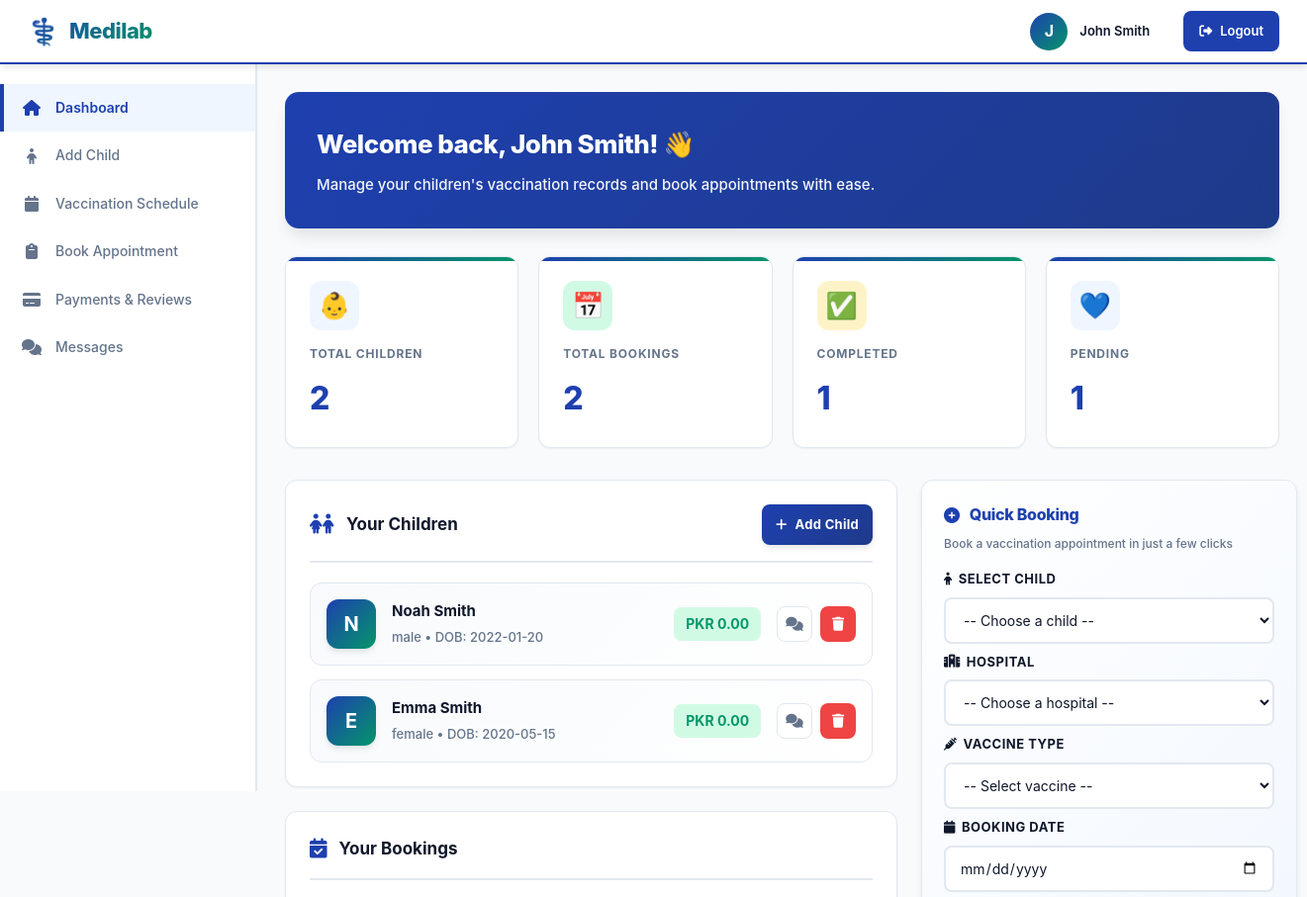
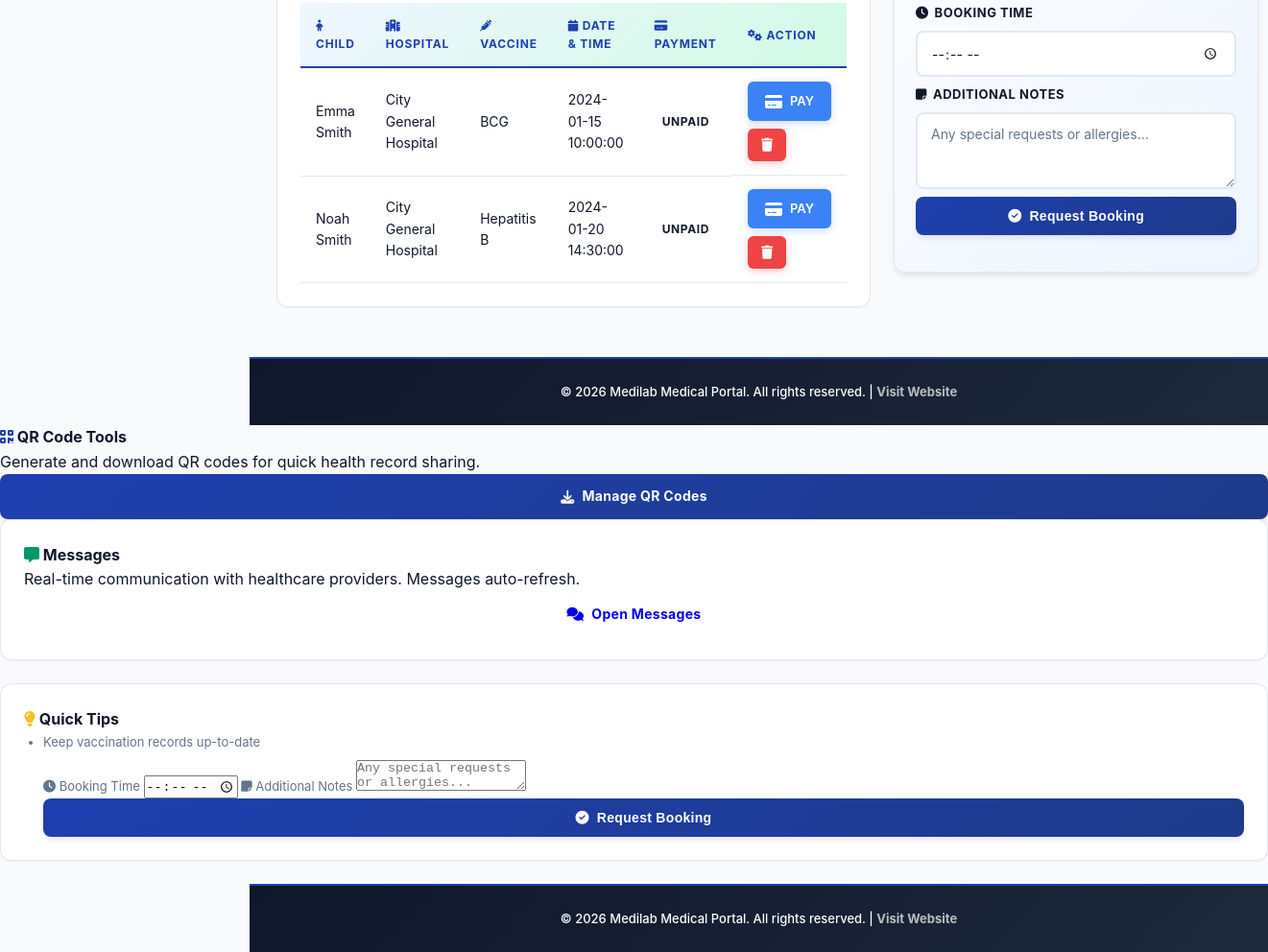
Screenshot of /forms/parent.php (signed in) with the database file from the repository (2 pictures, top to bottom).
### tables this page shows
CREATE TABLE IF NOT EXISTS parents (
    id INT AUTO_INCREMENT PRIMARY KEY,
    name VARCHAR(100) NOT NULL,
    email VARCHAR(100) UNIQUE NOT NULL,
    password VARCHAR(255) NOT NULL,
    phone VARCHAR(20),
    created_at TIMESTAMP DEFAULT CURRENT_TIMESTAMP,
    updated_at TIMESTAMP DEFAULT CURRENT_TIMESTAMP ON UPDATE CURRENT_TIMESTAMP
);

CREATE TABLE IF NOT EXISTS children (
    id INT AUTO_INCREMENT PRIMARY KEY,
    parent_id INT NOT NULL,
    name VARCHAR(100) NOT NULL,
    date_of_birth DATE NOT NULL,
    gender ENUM('male', 'female', 'other') NOT NULL,
    created_at TIMESTAMP DEFAULT CURRENT_TIMESTAMP,
    updated_at TIMESTAMP DEFAULT CURRENT_TIMESTAMP ON UPDATE CURRENT_TIMESTAMP,
    FOREIGN KEY (parent_id) REFERENCES parents(id) ON DELETE CASCADE
);

CREATE TABLE IF NOT EXISTS bookings (
    id INT AUTO_INCREMENT PRIMARY KEY,
    parent_id INT NOT NULL,
    hospital_id INT NOT NULL,
    child_id INT NOT NULL,
    vaccine_type VARCHAR(50) NOT NULL,
    booking_date DATE NOT NULL,
    booking_time TIME NOT NULL,
    status ENUM('pending', 'approved', 'completed', 'cancelled') DEFAULT 'pending',
    notes TEXT,
    created_at TIMESTAMP DEFAULT CURRENT_TIMESTAMP,
    updated_at TIMESTAMP DEFAULT CURRENT_TIMESTAMP ON UPDATE CURRENT_TIMESTAMP,
    FOREIGN KEY (parent_id) REFERENCES parents(id) ON DELETE CASCADE,
    FOREIGN KEY (hospital_id) REFERENCES hospitals(id) ON DELETE CASCADE,
    FOREIGN KEY (child_id) REFERENCES children(id) ON DELETE CASCADE
);

CREATE TABLE IF NOT EXISTS hospitals (
    id INT AUTO_INCREMENT PRIMARY KEY,
    name VARCHAR(100) NOT NULL,
    email VARCHAR(100) UNIQUE NOT NULL,
    password VARCHAR(255) NOT NULL,
    phone VARCHAR(20),
    address TEXT,
    created_at TIMESTAMP DEFAULT CURRENT_TIMESTAMP,
    updated_at TIMESTAMP DEFAULT CURRENT_TIMESTAMP ON UPDATE CURRENT_TIMESTAMP
);

### forms/parent.php (the view, shortened to what the rows shown need)
<?php
include 'connection.php';
$parent_id = (int)$_SESSION['parent_id'];
$stmt = $conn->prepare("SELECT id,name,email,phone FROM parents WHERE id=? LIMIT 1");
$stmt->bind_param("i", $parent_id);
$stmt->execute();
$parent = $stmt->get_result()->fetch_assoc();
$stmt = $conn->prepare("SELECT id,name,date_of_birth,gender FROM children WHERE parent_id=? ORDER BY id DESC");
$stmt->bind_param("i", $parent_id);
$stmt->execute();
$children = $stmt->get_result();
$has_price = false;
$col_check = $conn->prepare("SELECT COUNT(*) AS cnt FROM information_schema.COLUMNS WHERE TABLE_SCHEMA = DATABASE() AND TABLE_NAME = 'vaccines' AND COLUMN_NAME = 'price'");
if ($col_check) {
    if ($col_check->execute()) {
        $res = $col_check->get_result();
        $has_price = (int)($res->fetch_assoc()['cnt'] ?? 0) > 0;
    } else {
        error_log("parent.php: failed to execute column-check query: " . $col_check->error);
    }
} else {
    error_log("parent.php: failed to prepare column-check query: " . $conn->error);
}
$stmt = $conn->prepare("
    SELECT b.id,b.vaccine_type,b.booking_date,b.booking_time,b.status,
           c.name AS child_name, h.name AS hospital_name
    FROM bookings b
    JOIN children c ON b.child_id=c.id
    JOIN hospitals h ON b.hospital_id=h.id
    WHERE b.parent_id = ?
    ORDER BY b.created_at DESC
");
$stmt->bind_param("i",$parent_id);
$stmt->execute();
$bookings = $stmt->get_result();
?>
<!doctype html>
<html lang="en">
<head>
    <?php $css_ver = file_exists(__DIR__ . '/parent.css') ? filemtime(__DIR__ . '/parent.css') : time(); ?>
    <link rel="stylesheet" href="parent.css?v=<?php echo $css_ver; ?>">
    <link rel="stylesheet" href="https://cdnjs.cloudflare.com/ajax/libs/font-awesome/6.4.0/css/all.min.css">
</head>
<body class="parent-page">
<header class="topbar">
    <div class="header-actions">
        <div class="header-profile" onclick="openProfileModal('parent')" style="cursor: pointer;">
            <div class="profile-avatar" title="Click to edit profile"><?php echo strtoupper(substr($parent['name'], 0, 1)); ?></div>
            <div class="profile-name"><?php echo htmlspecialchars($parent['name']); ?></div>
        </div>
    </div>
</header>
<main class="wrap">
    <section class="welcome-section">
        <h1>Welcome back, <?php echo htmlspecialchars($parent['name']); ?>! 👋</h1>
        <p>Manage your children's vaccination records and book appointments with ease.</p>
    </section>
    <div class="content-grid">
        <div>
            <div class="card">
                <div class="card-header">
                    <h2 class="card-title">
                        <i class="fas fa-children card-title-icon"></i> Your Children
                    </h2>
                </div>
                <?php if ($children->num_rows == 0): ?>
                    <div class="empty-state">
                        <div class="empty-state-icon">👨‍👩‍👧</div>
                        <p>No children added yet. Click "Add Child" to get started.</p>
                    </div>
                <?php else: ?>
                    <div class="children-list">
                        <?php while($ch = $children->fetch_assoc()):
                            $cid = (int)$ch['id'];
                            if ($has_price) {
                                $tot_sql = "
                                    SELECT IFNULL(SUM(v.price),0) AS total
                                    FROM bookings b
                                    LEFT JOIN vaccines v ON v.type=b.vaccine_type
                                    WHERE b.child_id=?
                                ";
                                $tp_stmt = $conn->prepare($tot_sql);
                                if ($tp_stmt) {
                                    $tp_stmt->bind_param("i", $cid);
                                    if ($tp_stmt->execute()) {
                                        $tr = $tp_stmt->get_result();
                                        $total_price = $tr ? ($tr->fetch_assoc()['total'] ?? 0) : 0;
                                    } else {
                                        error_log("parent.php: failed to execute total price query: " . $tp_stmt->error . " | SQL: " . $tot_sql);
                                        $total_price = 0;
                                    }
                                } else {
                                    error_log("parent.php: failed to prepare total price query: " . $conn->error . " | SQL: " . $tot_sql);
                                    $total_price = 0;
                                }
                            } else {
                                $total_price = 0;
                            }
                        ?>
                        <div class="child-item">
                            <div class="child-avatar"><?php echo strtoupper(substr($ch['name'], 0, 1)); ?></div>
                            <div class="child-info">
                                <div class="child-name"><?php echo htmlspecialchars($ch['name']); ?></div>
                                <div class="child-detail">
                                    <?php echo htmlspecialchars($ch['gender']); ?> • DOB: <?php echo htmlspecialchars($ch['date_of_birth']); ?>
                                </div>
                            </div>
                            <div class="child-price">PKR <?php echo number_format($total_price, 2); ?></div>
                            <div class="child-actions">
                                <a href="messages.php?child_id=<?php echo $cid; ?>" class="btn-icon" title="Messages">
                                    <i class="fas fa-comments"></i>
                                </a>
                                <form method="POST" style="display:inline;" onsubmit="return confirm('Are you sure you want to delete this child record? This will also delete all associated bookings.');">
                                    <button type="submit" name="delete_child" class="btn-icon delete" title="Delete Child" style="background: #ef4444; color: white; border: none; cursor: pointer;">
                                        <i class="fas fa-trash"></i>
                                    </button>
                                </form>
                            </div>
                        </div>
                        <?php endwhile; ?>
                    </div>
                <?php endif; ?>
            </div>
            <div class="card">
                <div class="card-header">
                    <h2 class="card-title">
                        <i class="fas fa-calendar-check card-title-icon"></i> Your Bookings
                    </h2>
                </div>
                <?php if ($bookings->num_rows == 0): ?>
                    <div class="empty-state">
                        <div class="empty-state-icon">📋</div>
                        <p>No bookings yet. Create your first booking using the form on the right.</p>
                    </div>
                <?php else: ?>
                    <table class="bookings-table">
                        <thead>
                            <tr>
                                <th><i class="fas fa-child"></i> Child</th>
                                <th><i class="fas fa-hospital"></i> Hospital</th>
                                <th><i class="fas fa-syringe"></i> Vaccine</th>
                                <th><i class="fas fa-calendar"></i> Date & Time</th>
                                <th><i class="fas fa-credit-card"></i> Payment</th>
                                <th><i class="fas fa-cogs"></i> Action</th>
                            </tr>
                        </thead>
                        <tbody>
                            <?php while($b = $bookings->fetch_assoc()): ?>
                            <tr>
                                <td><?php echo htmlspecialchars($b['child_name']); ?></td>
                                <td><?php echo htmlspecialchars($b['hospital_name']); ?></td>
                                <td><?php echo htmlspecialchars($b['vaccine_type']); ?></td>
                                <td><?php echo htmlspecialchars($b['booking_date'] . ' ' . $b['booking_time']); ?></td>
                                <td>
                                    <?php
                                    $payment_status = htmlspecialchars($b['payment_status'] ?? 'unpaid');
                                    $status_color = $payment_status === 'paid' ? 'green' : ($payment_status === 'pending' ? 'amber' : 'red');
                                    ?>
                                    <span class="badge <?php echo $status_color; ?>" style="font-size: 12px; padding: 4px 8px;">
                                        <?php echo strtoupper($payment_status); ?>
                                    </span>
                                </td>
                                <td style="display: flex; gap: 8px; align-items: center; flex-wrap: wrap;">
                                    <?php if ($payment_status === 'unpaid' || $payment_status === 'pending'): ?>
                                        <a href="payment.php?booking_id=<?php echo $b['id']; ?>" style="background: #3b82f6; color: white; padding: 10px 18px; border-radius: 6px; font-size: 13px; font-weight: 600; text-decoration: none; display: flex; align-items: center; gap: 8px; white-space: nowrap; transition: all 0.3s ease; box-shadow: 0 2px 8px rgba(59, 130, 246, 0.3);">
                                            <i class="fas fa-credit-card" style="font-size: 16px;"></i>
                                            <span style="display: inline;">PAY</span>
                                        </a>
                                    <?php endif; ?>
                                    <form method="POST" style="display:inline;" onsubmit="return confirm('Are you sure you want to delete this booking?');">
                                        <button type="submit" name="delete_booking" style="background: #ef4444; color: white; padding: 10px 14px; border-radius: 6px; font-size: 13px; font-weight: 600; border: none; cursor: pointer; display: flex; align-items: center; gap: 6px; transition: all 0.3s ease; box-shadow: 0 2px 8px rgba(239, 68, 68, 0.3);" title="Delete Booking">
                                            <i class="fas fa-trash" style="font-size: 14px;"></i>
                                        </button>
                                    </form>
                                </td>
                            </tr>
                            <?php endwhile; ?>
                        </tbody>
                    </table>
                <?php endif; ?>
            </div>
        </div>
    </div></main>
</body>
</html>
</body>
</html>

### rows the page displays
parents: name "J", name "John Smith"
children: name "N", name "Noah Smith", gender "male", date_of_birth "2022-01-20", total_price "0.00"
children: name "E", name "Emma Smith", gender "female", date_of_birth "2020-05-15", total_price "0.00"
bookings: child.name "Emma Smith", hospital.name "City General Hospital", vaccine_type "BCG", booking_date+booking_time "2024-01-15 10:00:00", payment_status "UNPAID"
bookings: child.name "Noah Smith", hospital.name "City General Hospital", vaccine_type "Hepatitis B", booking_date+booking_time "2024-01-20 14:30:00", payment_status "UNPAID"

### other values shown
$total_children "2"
$total_bookings "2"
$completed "1"
$total_bookings - $completed "1"
